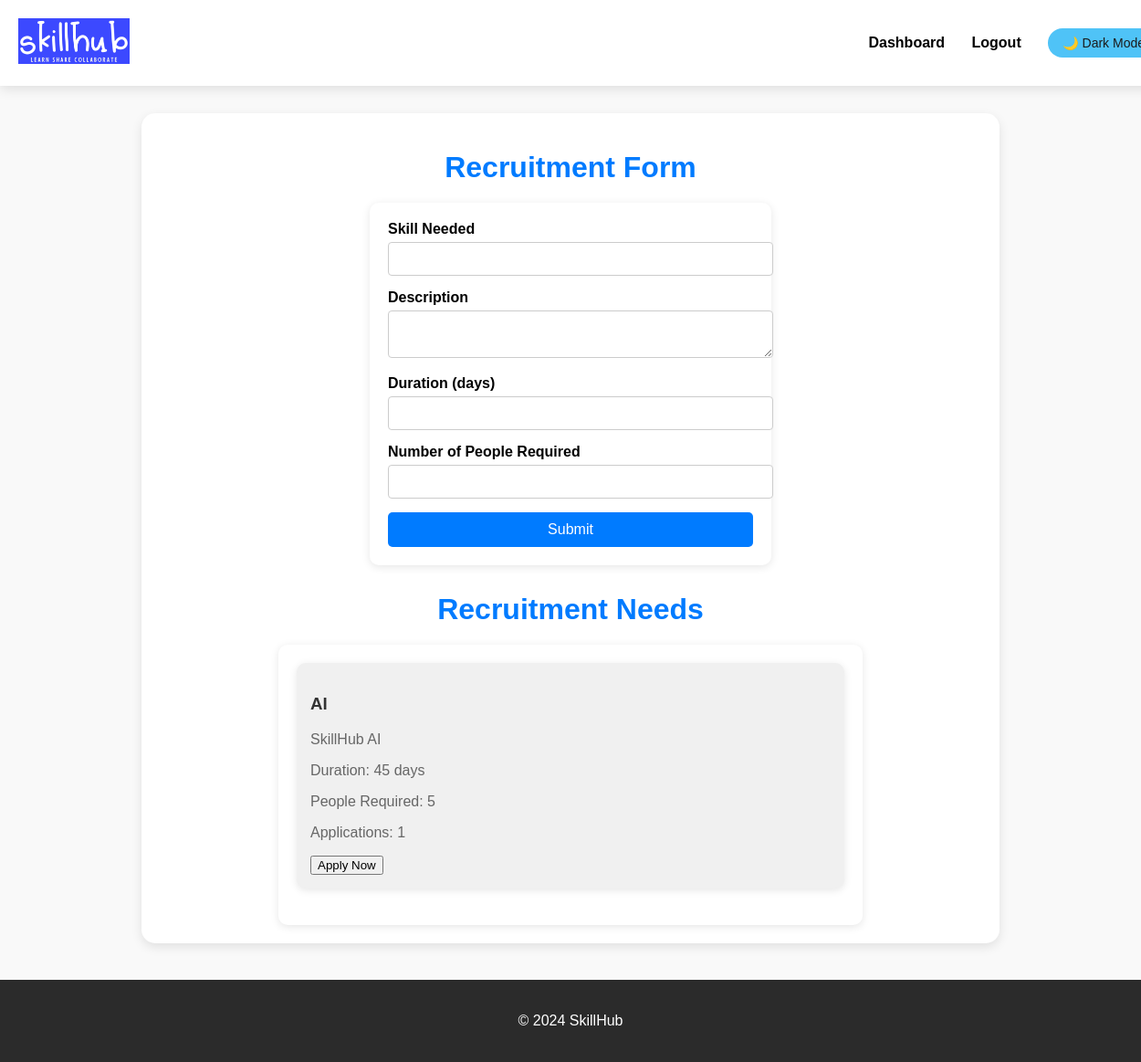
Page /recruitment.php (signed in) on the committed database.
### tables this page shows
CREATE TABLE `recruitments` (
  `recruitment_id` int(11) NOT NULL,
  `skill_needed` varchar(255) NOT NULL,
  `description` text NOT NULL,
  `duration` int(11) NOT NULL,
  `people_required` int(11) NOT NULL,
  `applications` int(11) DEFAULT 0,
  `created_at` timestamp NOT NULL DEFAULT current_timestamp(),
  `expires_at` timestamp GENERATED ALWAYS AS (`created_at` + interval `duration` day) VIRTUAL
);

### recruitment.php (the view, shortened to what this page needs)
<?php
include 'db.php';
$recruitments = [];
$query = "SELECT * FROM recruitments WHERE applications < people_required AND TIMESTAMPDIFF(DAY, created_at, NOW()) <= duration";
$result = $conn->query($query);
while ($row = $result->fetch_assoc()) {
    $recruitments[] = $row;
}
?>
<!DOCTYPE html>
<html lang="en">
<head>
</head>
<body>
<header>
    <div class="logo">
        <a href="dashboard.php">
            <img src="logo.png" alt="SkillHub Logo">
        </a>
    </div>
    <nav>
        <a href="dashboard.php">Dashboard</a>
        <a href="logout.php">Logout</a>
        <button id="darkModeToggle" class="dark-mode-toggle" onclick="toggleDarkMode()">🌙 Dark Mode</button>
    </nav>
</header>
<main>
    <h1>Recruitment Form</h1>
    <div class="form-container">
        <form id="recruitmentForm">
            <label for="skillNeeded">Skill Needed</label>
            <input type="text" id="skillNeeded" name="skillNeeded" required>
            <label for="description">Description</label>
            <textarea id="description" name="description" required></textarea>
            <label for="duration">Duration (days)</label>
            <input type="number" id="duration" name="duration" required>
            <label for="peopleRequired">Number of People Required</label>
            <input type="number" id="peopleRequired" name="peopleRequired" required>
            <button type="button" onclick="submitRecruitment()">Submit</button>
        </form>
    </div>
    <h1>Recruitment Needs</h1>
    <div class="recruitment-list" id="recruitmentList">
        <?php foreach ($recruitments as $recruitment): ?>
            <div class="recruitment-item" data-id="<?= $recruitment['recruitment_id'] ?>">
                <h3><?= htmlspecialchars($recruitment['skill_needed']) ?></h3>
                <p><?= htmlspecialchars($recruitment['description']) ?></p>
                <p>Duration: <?= $recruitment['duration'] ?> days</p>
                <p>People Required: <?= $recruitment['people_required'] ?></p>
                <p>Applications: <?= $recruitment['applications'] ?></p>
                <button onclick="applyForPosition(<?= $recruitment['recruitment_id'] ?>)">Apply Now</button>
            </div>
        <?php endforeach; ?>
    </div>
</main>
<footer>
<p>&copy; <?php echo date("Y"); ?> SkillHub</p>
</footer>
</body>
</html>

### recruitment.php (style rules this page uses)
body { font-family: Arial, sans-serif; margin: 0; padding: 0; background-color: #f9f9f9; color: #000; transition: background-color 0.3s ease, color 0.3s ease; }
header { display: flex; justify-content: space-between; align-items: center; padding: 20px; background-color: #ffffff; box-shadow: 0 4px 12px rgba(0, 0, 0, 0.1); width: 100%; position: sticky; top: 0; z-index: 1000; transition: background-color 0.3s ease, color 0.3s ease; }
nav a { color: #000; text-decoration: none; margin-left: 25px; font-size: 16px; font-weight: bold; transition: color 0.3s ease; }
.logo img { height: 50px; }
.dark-mode-toggle { background-color: #4fc3f7; color: #1b1b1b; border: none; padding: 8px 16px; border-radius: 20px; cursor: pointer; font-size: 14px; margin-left: 25px; transition: background-color 0.3s ease, color 0.3s ease; }
main { width: 90%; max-width: 900px; margin: 30px auto; background-color: white; border-radius: 15px; box-shadow: 0 4px 12px rgba(0, 0, 0, 0.1); padding: 20px; transition: background-color 0.3s ease, color 0.3s ease; }
h1 { text-align: center; color: #007bff; margin-bottom: 20px; }
.form-container { max-width: 400px; margin: 0 auto 30px; padding: 20px; background-color: #fff; border-radius: 10px; box-shadow: 0 2px 10px rgba(0, 0, 0, 0.1); transition: background-color 0.3s ease, color 0.3s ease; }
.form-container label { display: block; margin-bottom: 5px; font-weight: bold; }
.form-container input, .form-container textarea { width: 100%; padding: 10px; margin-bottom: 15px; border: 1px solid #ccc; border-radius: 4px; }
.form-container button { width: 100%; padding: 10px; background-color: #007bff; color: white; border: none; border-radius: 5px; cursor: pointer; font-size: 16px; }
.recruitment-list { max-width: 600px; margin: 0 auto; padding: 20px; background-color: #ffffff; border-radius: 10px; box-shadow: 0 2px 10px rgba(0, 0, 0, 0.1); transition: background-color 0.3s ease; }
.recruitment-item { padding: 15px; margin-bottom: 20px; background-color: #f0f0f0; border-radius: 10px; box-shadow: 0 2px 8px rgba(0, 0, 0, 0.1); transition: background-color 0.3s ease; }
.recruitment-item h3 { color: #333; }
.recruitment-item p { color: #666; }
footer { text-align: center; padding: 20px; background-color: #2b2b2b; color: white; margin-top: 40px; transition: background-color 0.3s ease, color 0.3s ease; }

### rows in the picture
recruitments: skill_needed "AI", description "SkillHub AI", duration "45", people_required "5", applications "1"
